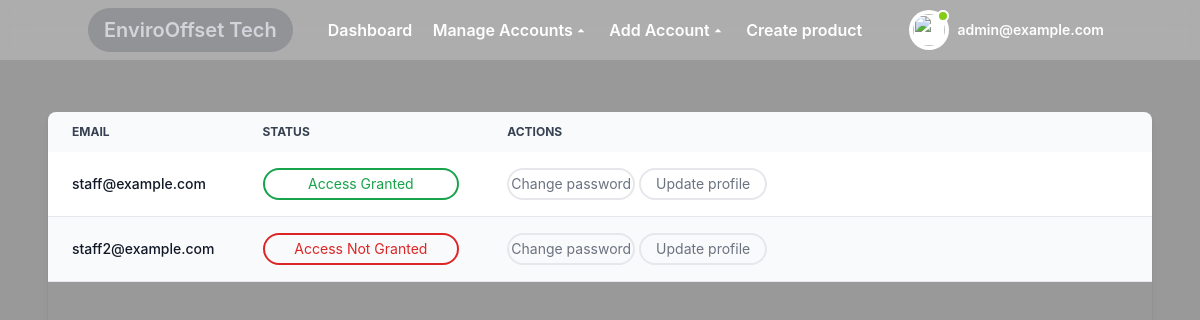
The page /admin/allStaff (signed in) on the database its author committed.
### main.py (models this page shows, shortened)
class Admin(db.Model):
    id=db.Column(db.Integer, primary_key=True)
    fname = db.Column(db.String(255), nullable=False)
    lname = db.Column(db.String(255), nullable=False)
    email=db.Column(db.String(255), nullable=False)
    password=db.Column(db.String(255), nullable=False)
    is_Staff = db.Column(db.Integer, default=0, nullable=False)

class Staff(db.Model):
    id = db.Column(db.Integer, primary_key=True)
    fname = db.Column(db.String(255), nullable=False)
    lname = db.Column(db.String(255), nullable=False)
    email = db.Column(db.String(255), nullable=False, unique=True)
    password = db.Column(db.String(255), nullable=False)
    is_verified = db.Column(db.Integer, default=0, nullable=False)

### main.py (the view)
@app.route("/admin/allStaff")
def admin_allStaff():
    if not session.get('admin_id'):
        return redirect('/')
    admin = Admin().query.filter_by(id=session.get('admin_id')).first()
    staffs = Staff().query.all()
    return render_template('admin/allStaff.html',staffs=staffs,admin=admin)

### templates/admin/allStaff.html (shortened to what this page needs)
<!DOCTYPE html>
<html lang="en">
<head>
  <link href="https://fonts.bunny.net/css?family=figtree:400,500,600&display=swap" rel="stylesheet" />
  <link href="https://unpkg.com/boxicons@2.1.4/css/boxicons.min.css" rel="stylesheet" />
  <link href="https://cdn.jsdelivr.net/npm/remixicon@3.5.0/fonts/remixicon.css" rel="stylesheet" />
  <link rel="stylesheet" href="{{ url_for('static', filename='styles/layout.css') }}" />
  <script src="https://cdn.tailwindcss.com"></script>
</head>
<body class="text-gray-800 font-inter bg-cover bg-fixed bg-center" style="background-image: linear-gradient(rgba(0, 0, 0, 0.4), rgba(0, 0, 0, 0.4)), url('{{ url_for('static', filename='images/SolarPanels.jpg') }}')">
  {% include 'admin/navbar.html' %}
  <main class="md:mt-16 min-h-screen transition-all main">
    <div class="p-6">
      <div class="p-6">
        <div class="flex-auto relative overflow-x-auto shadow-md sm:rounded-lg h-screen">
          <table class="w-full text-sm text-left rtl:text-right text-gray-500">
            <thead class="text-xs text-gray-700 uppercase bg-gray-50">
              <tr>
                <th scope="col" class="px-6 py-3">Email</th>
                <th scope="col" class="px-6 py-3">Status</th>
                <th scope="col" class="px-6 py-3">Actions</th>
              </tr>
            </thead>
            <tbody>
              {% for staff in staffs %}
              <tr
                class="odd:bg-white even:bg-gray-50 border-b">
                <td scope="row" class="px-6 py-4 font-medium text-gray-900 whitespace-nowrap">
                  {{staff.email}}
                </td>
                <td class="px-6 py-4 w-1/4">
                  {% if staff.is_verified == True %}
                  <a href="/admin/disapprove-user/{{staff.id}}" class="custom-anchor">
                    <button
                      class="w-full custom-button font-normal h-8 border-2 border-green-600 text-green-600 rounded-2xl hover:bg-red-600 hover:border-red-600 hover:text-white "
                      style="min-width: 100px;">
                      <span>Access Granted</span>
                    </button>
                  </a>
                  {% else %}
                  <a href="/admin/approve-user/{{staff.id}}" class="custom-anchor1">
                    <button
                      class="w-full custom-button1 font-normal h-8 border-2 border-red-600 text-red-600 rounded-2xl hover:bg-green-600 hover:border-green-600 hover:text-white"
                      style="min-width: 100px;">
                      <span>Access Not Granted</span>
                    </button>
                  </a>
                  {% endif %}
                </td>
                <td class="px-6 py-4 w-3/4">
                  <a href="/admin/changeStaffPwd/{{staff.id}}">
                    <button class="btn font-normal h-8 border-gray-200 border-2 rounded-2xl w-32">Change
                      password</button>
                  </a>
                  <a href="/admin/changeStaffProfile/{{staff.id}}">
                    <button class="btn btn font-normal h-8 border-gray-200 border-2 rounded-2xl w-32">Update
                      profile</button>
                  </a>
                </td>
              </tr>
              {% endfor %}
            </tbody>
          </table>
        </div>
      </div>
  </main>
</body>
</html>

### templates/admin/navbar.html (shortened to what this page needs)
<header class="bg-white bg-opacity-20 backdrop-blur-md absolute top-0 left-0 right-0 z-50" id="Home">
    <div class="container mx-auto flex items-center justify-between py-2">
        <div>
            <div
                class="font-semibold text-xl text-gray-300 bg-gray-800 bg-opacity-20 rounded-full px-4 py-2 hover:text-white hover:bg-black px-4">
                EnviroOffset Tech</div>
        </div>
        <div class="space-x-4">
            <a href="/admin/dashboard"
                class="font-semibold text-white hover:text-yellow-300 hover:border-b-2 border-yellow-300">Dashboard</a>
            <div class="inline-block font-semibold text-white group">
                <button class="flex items-center hover:text-yellow-300">
                    Manage Accounts
                    <svg class="fill-current h-4 w-4 transform group-hover:rotate-180
                            transition duration-150 ease-in-out" xmlns="http://www.w3.org/2000/svg"
                        viewBox="0 0 20 20">
                        <path d="M5.859 12.66l4.141-4.27 4.141 4.27H5.859z" />
                    </svg>
                </button>
            </div>
            <div class="inline-block font-semibold text-white group">
                <button class="flex items-center hover:text-yellow-300">
                    Add Account
                    <svg class="fill-current h-4 w-4 transform group-hover:rotate-180
                            transition duration-150 ease-in-out" xmlns="http://www.w3.org/2000/svg"
                        viewBox="0 0 20 20">
                        <path d="M5.859 12.66l4.141-4.27 4.141 4.27H5.859z" />
                    </svg>
                </button>
            </div>
            <a href="/admin/addProduct"
                class="font-semibold text-white hover:text-yellow-300 hover:border-b-2 border-yellow-300">Create
                product</a>
        </div>
        <div class="dropdown ml-3">
            <button type="button" class="dropdown-toggle flex items-center">
                <div class="flex-shrink-0 w-10 h-10 relative">
                    <div class="p-1 bg-white rounded-full focus:outline-none focus:ring">
                        <img class="w-8 h-8 rounded-full"
                            src="https://laravelui.spruko.com/tailwind/ynex/build/assets/images/faces/9.jpg" alt="" />
                        <div class="top-0 left-7 absolute w-3 h-3 bg-lime-500 border-2 border-white rounded-full"></div>
                    </div>
                </div>
                <div class="p-2 md:block text-left">
                    {% if admin %}
                    <h2 class="text-sm font-semibold text-white">{{admin.email}}</h2>
                    {% else %}
                    <h2 class="text-sm font-semibold text-white">Admin</h2>
                    {% endif %}
                </div>
            </button>
        </div>
    </div>
</header>

### static/styles/layout.css (style rules this page uses)
html { line-height: 1.5; -webkit-text-size-adjust: 100%; -moz-tab-size: 4; -o-tab-size: 4; tab-size: 4; font-family: ui-sans-serif, system-ui, -apple-system, BlinkMacSystemFont, "Segoe UI", Roboto, "Helvetica Neue", Arial, "Noto Sans", sans-serif, "Apple Color Emoji", "Segoe UI Emoji", "Segoe UI Symbol", "Noto Color Emoji"; font-feature-settings: normal; font-variation-settings: normal; }
body { margin: 0; line-height: inherit; }
h1, h2, h3, h4, h5, h6 { font-size: inherit; font-weight: inherit; }
a { color: inherit; text-decoration: inherit; }
table { text-indent: 0; border-color: inherit; border-collapse: collapse; }
button, input, optgroup, select, textarea { font-family: inherit; font-feature-settings: inherit; font-variation-settings: inherit; font-size: 100%; font-weight: inherit; line-height: inherit; color: inherit; margin: 0; padding: 0; }
button, select { text-transform: none; }
button, [type='button'], [type='reset'], [type='submit'] { -webkit-appearance: button; background-color: transparent; background-image: none; }
blockquote, dl, dd, h1, h2, h3, h4, h5, h6, hr, figure, p, pre { margin: 0; }
button, [role="button"] { cursor: pointer; }
img, svg, video, canvas, audio, iframe, embed, object { display: block; vertical-align: middle; }
img, video { max-width: 100%; height: auto; }
.absolute { position: absolute; }
.relative { position: relative; }
.left-0 { left: 0px; }
.top-0 { top: 0px; }
.z-50 { z-index: 50; }
.ml-3 { margin-left: 0.75rem; }
.inline-block { display: inline-block; }
.flex { display: flex; }
.h-4 { height: 1rem; }
.h-8 { height: 2rem; }
.min-h-screen { min-height: 100vh; }
.w-8 { width: 2rem; }
.w-full { width: 100%; }
.items-center { align-items: center; }
.justify-between { justify-content: space-between; }
.overflow-x-auto { overflow-x: auto; }
.rounded-full { border-radius: 9999px; }
.border-b { border-bottom-width: 1px; }
.border-gray-200 { --tw-border-opacity: 1; border-color: rgb(229 231 235 / var(--tw-border-opacity)); }
.bg-gray-50 { --tw-bg-opacity: 1; background-color: rgb(249 250 251 / var(--tw-bg-opacity)); }
.bg-white { --tw-bg-opacity: 1; background-color: rgb(255 255 255 / var(--tw-bg-opacity)); }
.p-1 { padding: 0.25rem; }
.p-6 { padding: 1.5rem; }
.px-4 { padding-left: 1rem; padding-right: 1rem; }
.px-6 { padding-left: 1.5rem; padding-right: 1.5rem; }
.py-2 { padding-top: 0.5rem; padding-bottom: 0.5rem; }
.text-left { text-align: left; }
.font-inter { font-family: 'Inter', sans-serif; }
.text-sm { font-size: 0.875rem; line-height: 1.25rem; }
.text-xl { font-size: 1.25rem; line-height: 1.75rem; }
.font-medium { font-weight: 500; }
.font-normal { font-weight: 400; }
.font-semibold { font-weight: 600; }
.uppercase { text-transform: uppercase; }
.text-gray-300 { --tw-text-opacity: 1; color: rgb(209 213 219 / var(--tw-text-opacity)); }
.text-gray-800 { --tw-text-opacity: 1; color: rgb(31 41 55 / var(--tw-text-opacity)); }
.text-white { --tw-text-opacity: 1; color: rgb(255 255 255 / var(--tw-text-opacity)); }
.shadow-md { --tw-shadow: 0 4px 6px -1px rgb(0 0 0 / 0.1), 0 2px 4px -2px rgb(0 0 0 / 0.1); --tw-shadow-colored: 0 4px 6px -1px var(--tw-shadow-color), 0 2px 4px -2px var(--tw-shadow-color); box-shadow: var(--tw-ring-offset-shadow, 0 0 #0000), var(--tw-ring-shadow, 0 0 #0000), var(--tw-shadow); }
.transition-all { transition-property: all; transition-timing-function: cubic-bezier(0.4, 0, 0.2, 1); transition-duration: 150ms; }

### rows shown on the page
Admin: email "admin@example.com"
Staff: email "staff@example.com"
Staff: email "staff2@example.com"
